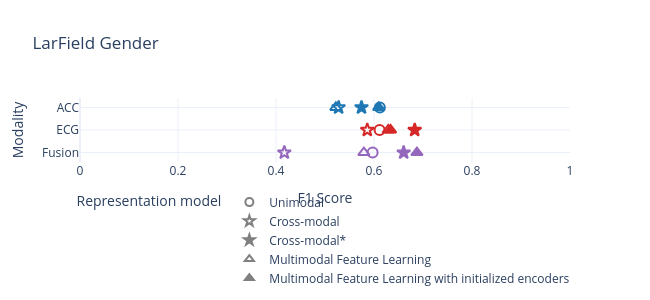

The notebook cell saved with this chart:
### Code cell
import plotly.graph_objects as go

# Filter and sort
filtered_df = aggregated_results[aggregated_results["lr"] == "0.005"].sort_values(by="modality")

# Marker style mapping
marker_style_dict = {
    "unimodal": {"symbol": "circle-open", "name": "Unimodal"},
    "multimodal": {"symbol": "star-open", "name": "Cross-modal"},
    "multimodal_initialized_encoders": {"symbol": "star", "name": "Cross-modal*"},
    "multimodal_FL": {"symbol": "triangle-up-open", "name": "Multimodal Feature Learning"},
    "multimodal_initialized_encoders_FL": {"symbol": "triangle-up", "name": "Multimodal Feature Learning with initialized encoders"}
}

# Label mapping
modality_labels = {'ACC': 'ACC', 'ECG': 'ECG', 'ECG_ACC': 'Fusion'}
color_dict = {"ECG": "#D62728", "ACC": "#1F77B4", "ECG_ACC": "#9467BD"}

# Start figure
fig = go.Figure()


# Track which models have already appeared in the legend
added_to_legend = set()


for model_key, marker_info in marker_style_dict.items():
    subset = filtered_df[filtered_df["experiment_description_short"] == model_key]
    for modality in ["ECG_ACC","ECG","ACC"]:#subset["modality"].unique():
        data = subset[subset["modality"] == modality]
        show_legend = model_key not in added_to_legend
        fig.add_trace(go.Scatter(
            x=data["F1_score_mean"],
            y=[modality_labels.get(m, m) for m in data["modality"]],
            #error_x=dict(type="data", array=data["F1_score_std"], visible=True),
            mode='lines+markers',
            line=dict(color=color_dict.get(modality, 'gray')),

            showlegend=False,
            marker=dict(symbol=marker_info["symbol"], size=10, color=color_dict.get(modality), line=dict(width=2), line_color=color_dict.get(modality)),
            name=f'{marker_info["name"]} ({modality_labels.get(modality, modality)})',
            hovertemplate=f'Model: {marker_info["name"]}<br>Modality: {modality}<br>F1: %{{x:.2f}}<extra></extra>'
        ))
        if show_legend:
            added_to_legend.add(model_key)

# 2. Add grey "legend-only" markers (outside the plot area)
for model_key, marker_info in marker_style_dict.items():
    fig.add_trace(go.Scatter(
        x=[-10],  # invisible
        y=["ACC"],
        mode='markers',
        marker=dict(
            symbol=marker_info["symbol"],
            size=8,
            color='gray',
            line=dict(width=2, color='gray')
        ),
        name=marker_info["name"],
        showlegend=True,
        hoverinfo='skip'
    ))
# Add horizontal baseline line (optional)
#fig.add_vline(x=task_baselines["most_frequent"], line_dash="dot", line_color="black", annotation_text="Baseline", annotation_position="top right")

# Layout
fig.update_layout(
    template="plotly_white",
    title="LarField Gender",
    xaxis_title="F1 Score",
    yaxis_title="Modality",
    legend_title_text="Representation model",
    height=300,
    width=650,
    legend=dict(
        orientation="h",
        yanchor="top",
        y=-0.4,       # Move it below the plot
        xanchor="center",
        x=0.5,
        font=dict(size=12),  # Optional: adjust font size
        bgcolor="rgba(0,0,0,0)"
    )
    
)
fig.update_xaxes(range=[0, 1])


fig.show()

### Figure 1 — Plotly figure (JSON) as saved in the notebook; plotly's stock layout.template omitted (floating-point values rounded to 4 significant figures)
{"data": [{"hovertemplate": "Model: Unimodal<br>Modality: ECG_ACC<br>F1: %{x:.2f}<extra></extra>", "line": {"color": "#9467BD"}, "marker": {"color": "#9467BD", "line": {"color": "#9467BD", "width": 2}, "size": 10, "symbol": "circle-open"}, "mode": "lines+markers", "name": "Unimodal (Fusion)", "showlegend": false, "type": "scatter", "x": [0.5971], "y": ["Fusion"]}, {"hovertemplate": "Model: Unimodal<br>Modality: ECG<br>F1: %{x:.2f}<extra></extra>", "line": {"color": "#D62728"}, "marker": {"color": "#D62728", "line": {"color": "#D62728", "width": 2}, "size": 10, "symbol": "circle-open"}, "mode": "lines+markers", "name": "Unimodal (ECG)", "showlegend": false, "type": "scatter", "x": [0.6114], "y": ["ECG"]}, {"hovertemplate": "Model: Unimodal<br>Modality: ACC<br>F1: %{x:.2f}<extra></extra>", "line": {"color": "#1F77B4"}, "marker": {"color": "#1F77B4", "line": {"color": "#1F77B4", "width": 2}, "size": 10, "symbol": "circle-open"}, "mode": "lines+markers", "name": "Unimodal (ACC)", "showlegend": false, "type": "scatter", "x": [0.6119], "y": ["ACC"]}, {"hovertemplate": "Model: Cross-modal<br>Modality: ECG_ACC<br>F1: %{x:.2f}<extra></extra>", "line": {"color": "#9467BD"}, "marker": {"color": "#9467BD", "line": {"color": "#9467BD", "width": 2}, "size": 10, "symbol": "star-open"}, "mode": "lines+markers", "name": "Cross-modal (Fusion)", "showlegend": false, "type": "scatter", "x": [0.417], "y": ["Fusion"]}, {"hovertemplate": "Model: Cross-modal<br>Modality: ECG<br>F1: %{x:.2f}<extra></extra>", "line": {"color": "#D62728"}, "marker": {"color": "#D62728", "line": {"color": "#D62728", "width": 2}, "size": 10, "symbol": "star-open"}, "mode": "lines+markers", "name": "Cross-modal (ECG)", "showlegend": false, "type": "scatter", "x": [0.5863], "y": ["ECG"]}, {"hovertemplate": "Model: Cross-modal<br>Modality: ACC<br>F1: %{x:.2f}<extra></extra>", "line": {"color": "#1F77B4"}, "marker": {"color": "#1F77B4", "line": {"color": "#1F77B4", "width": 2}, "size": 10, "symbol": "star-open"}, "mode": "lines+markers", "name": "Cross-modal (ACC)", "showlegend": false, "type": "scatter", "x": [0.5277], "y": ["ACC"]}, {"hovertemplate": "Model: Cross-modal*<br>Modality: ECG_ACC<br>F1: %{x:.2f}<extra></extra>", "line": {"color": "#9467BD"}, "marker": {"color": "#9467BD", "line": {"color": "#9467BD", "width": 2}, "size": 10, "symbol": "star"}, "mode": "lines+markers", "name": "Cross-modal* (Fusion)", "showlegend": false, "type": "scatter", "x": [0.6606], "y": ["Fusion"]}, {"hovertemplate": "Model: Cross-modal*<br>Modality: ECG<br>F1: %{x:.2f}<extra></extra>", "line": {"color": "#D62728"}, "marker": {"color": "#D62728", "line": {"color": "#D62728", "width": 2}, "size": 10, "symbol": "star"}, "mode": "lines+markers", "name": "Cross-modal* (ECG)", "showlegend": false, "type": "scatter", "x": [0.683], "y": ["ECG"]}, {"hovertemplate": "Model: Cross-modal*<br>Modality: ACC<br>F1: %{x:.2f}<extra></extra>", "line": {"color": "#1F77B4"}, "marker": {"color": "#1F77B4", "line": {"color": "#1F77B4", "width": 2}, "size": 10, "symbol": "star"}, "mode": "lines+markers", "name": "Cross-modal* (ACC)", "showlegend": false, "type": "scatter", "x": [0.5745], "y": ["ACC"]}, {"hovertemplate": "Model: Multimodal Feature Learning<br>Modality: ECG_ACC<br>F1: %{x:.2f}<extra></extra>", "line": {"color": "#9467BD"}, "marker": {"color": "#9467BD", "line": {"color": "#9467BD", "width": 2}, "size": 10, "symbol": "triangle-up-open"}, "mode": "lines+markers", "name": "Multimodal Feature Learning (Fusion)", "showlegend": false, "type": "scatter", "x": [0.5793], "y": ["Fusion"]}, {"hovertemplate": "Model: Multimodal Feature Learning<br>Modality: ECG<br>F1: %{x:.2f}<extra></extra>", "line": {"color": "#D62728"}, "marker": {"color": "#D62728", "line": {"color": "#D62728", "width": 2}, "size": 10, "symbol": "triangle-up-open"}, "mode": "lines+markers", "name": "Multimodal Feature Learning (ECG)", "showlegend": false, "type": "scatter", "x": [0.6292], "y": ["ECG"]}, {"hovertemplate": "Model: Multimodal Feature Learning<br>Modality: ACC<br>F1: %{x:.2f}<extra></extra>", "line": {"color": "#1F77B4"}, "marker": {"color": "#1F77B4", "line": {"color": "#1F77B4", "width": 2}, "size": 10, "symbol": "triangle-up-open"}, "mode": "lines+markers", "name": "Multimodal Feature Learning (ACC)", "showlegend": false, "type": "scatter", "x": [0.5221], "y": ["ACC"]}, {"hovertemplate": "Model: Multimodal Feature Learning with initialized encoders<br>Modality: ECG_ACC<br>F1: %{x:.2f}<extra></extra>", "line": {"color": "#9467BD"}, "marker": {"color": "#9467BD", "line": {"color": "#9467BD", "width": 2}, "size": 10, "symbol": "triangle-up"}, "mode": "lines+markers", "name": "Multimodal Feature Learning with initialized encoders (Fusion)", "showlegend": false, "type": "scatter", "x": [0.6876], "y": ["Fusion"]}, {"hovertemplate": "Model: Multimodal Feature Learning with initialized encoders<br>Modality: ECG<br>F1: %{x:.2f}<extra></extra>", "line": {"color": "#D62728"}, "marker": {"color": "#D62728", "line": {"color": "#D62728", "width": 2}, "size": 10, "symbol": "triangle-up"}, "mode": "lines+markers", "name": "Multimodal Feature Learning with initialized encoders (ECG)", "showlegend": false, "type": "scatter", "x": [0.6338], "y": ["ECG"]}, {"hovertemplate": "Model: Multimodal Feature Learning with initialized encoders<br>Modality: ACC<br>F1: %{x:.2f}<extra></extra>", "line": {"color": "#1F77B4"}, "marker": {"color": "#1F77B4", "line": {"color": "#1F77B4", "width": 2}, "size": 10, "symbol": "triangle-up"}, "mode": "lines+markers", "name": "Multimodal Feature Learning with initialized encoders (ACC)", "showlegend": false, "type": "scatter", "x": [0.6096], "y": ["ACC"]}, {"hoverinfo": "skip", "marker": {"color": "gray", "line": {"color": "gray", "width": 2}, "size": 8, "symbol": "circle-open"}, "mode": "markers", "name": "Unimodal", "showlegend": true, "type": "scatter", "x": [-10], "y": ["ACC"]}, {"hoverinfo": "skip", "marker": {"color": "gray", "line": {"color": "gray", "width": 2}, "size": 8, "symbol": "star-open"}, "mode": "markers", "name": "Cross-modal", "showlegend": true, "type": "scatter", "x": [-10], "y": ["ACC"]}, {"hoverinfo": "skip", "marker": {"color": "gray", "line": {"color": "gray", "width": 2}, "size": 8, "symbol": "star"}, "mode": "markers", "name": "Cross-modal*", "showlegend": true, "type": "scatter", "x": [-10], "y": ["ACC"]}, {"hoverinfo": "skip", "marker": {"color": "gray", "line": {"color": "gray", "width": 2}, "size": 8, "symbol": "triangle-up-open"}, "mode": "markers", "name": "Multimodal Feature Learning", "showlegend": true, "type": "scatter", "x": [-10], "y": ["ACC"]}, {"hoverinfo": "skip", "marker": {"color": "gray", "line": {"color": "gray", "width": 2}, "size": 8, "symbol": "triangle-up"}, "mode": "markers", "name": "Multimodal Feature Learning with initialized encoders", "showlegend": true, "type": "scatter", "x": [-10], "y": ["ACC"]}], "layout": {"height": 300, "legend": {"bgcolor": "rgba(0,0,0,0)", "font": {"size": 12}, "orientation": "h", "title": {"text": "Representation model"}, "x": 0.5, "xanchor": "center", "y": -0.4, "yanchor": "top"}, "title": {"text": "LarField Gender"}, "width": 650, "xaxis": {"range": [0, 1], "title": {"text": "F1 Score"}}, "yaxis": {"title": {"text": "Modality"}}}}
